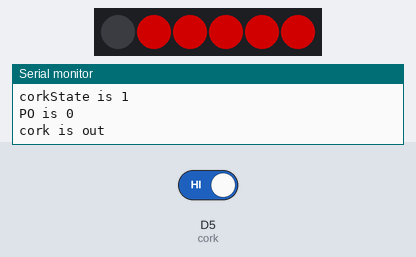
Simulated run of this sketch. Board: Particle Photon. Shown: 6 RGB LEDs in strip order, left to right, the last lines printed to the serial monitor. Inputs (shaded band) come from the test bench; at power-on: D5 (cork) HIGH. Dim RGB values are drawn brighter than linear.

Above: at 18.0 s.
18.1 s: D5 (cork) driven LOW
At 21.2 s:
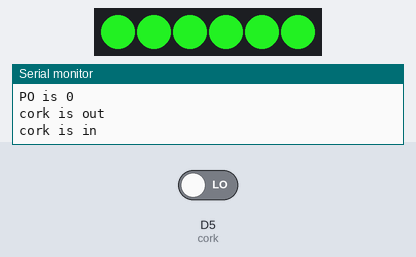
28.1 s: D5 (cork) driven HIGH
At 41.3 s:
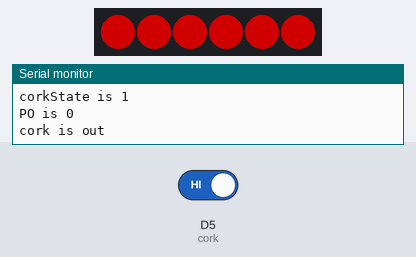
Timing chart, 0 to 42.8 s (numbered marks = the images above; inputs shaded):
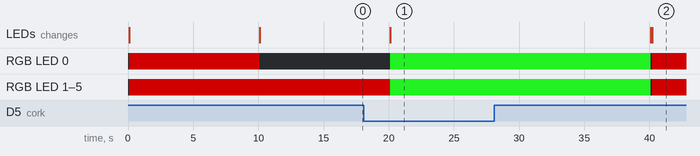

Measured:
- after the input at 18.1 s, the LEDs: change after 2.0 s (image 1)
- after the input at 28.1 s, the LEDs: first differ from a run without the input after 12.1 s (image 2)

The sketch:

rena_bottle.ino
```cpp
/*
 * This is a minimal example, see extra-examples.cpp for a version
 * with more explantory documentation, example routines, how to
 * hook up your pixels and all of the pixel types that are supported.
 *
 */

/* button code snippet from: https://github.com/bkvarda/shamebutton */

#include "application.h"
#include "neopixel/neopixel.h"

SYSTEM_MODE(AUTOMATIC);

// IMPORTANT: Set pixel COUNT, PIN and TYPE
#define PIXEL_PIN D2
#define PIXEL_COUNT 6
#define PIXEL_TYPE WS2812B

bool pixels_on = false;
bool finish_recording = false;
bool finish_playing = false;

Adafruit_NeoPixel strip = Adafruit_NeoPixel(PIXEL_COUNT, PIXEL_PIN, PIXEL_TYPE);
uint32_t red = strip.Color(122,0,0);
uint32_t green = strip.Color(30, 210, 30);
uint32_t off = strip.Color(0,0,0);

int corkState = 0;
//int pwrState = 1;

int cork = D5;
//int pwr = A5;

char corkString[40];
//char pwrString[40];

int Timer = 0;


void setup()
    {
      strip.begin();
      strip.show(); // Initialize all pixels to 'off'
      Serial.begin(9600);
      pinMode(cork, INPUT);
      //pinMode(pwr, OUTPUT);
      //digitalWrite(pwr, HIGH);
      Serial.println("finished setup");

    }

void loop() {

  /*if (corkState == HIGH && pixels_on){
      delay(100);
  }*/
  delay(100);
  corkState = digitalRead(cork); //get the state of the button
  Serial.print("corkState is ");
  Serial.println(corkState);
  Serial.print("PO is ");
  Serial.println(pixels_on);

    if (corkState == LOW && pixels_on) {
      // turn lights off
        Serial.println("cork is in");
        for  (int i=0; i<6; i++) {
            strip.setPixelColor(i,off);
        }
        strip.show();
        pixels_on = false;
    }


    if (corkState == HIGH && !pixels_on) {
        // display recording lights in red
        pixels_on = true;
        Serial.println("cork is out");
        for  (int i=0; i<6; i++) {
            strip.setPixelColor(i,red);


        }
        strip.show();

        for (int i=0; i<6; i++) {
            strip.setPixelColor(i,off);
            delay(10000);
            strip.show();
            corkState = digitalRead(cork);
            if (corkState == LOW) {
                //delay(1000);
                break;
            }
            Timer = Timer + 10000;
        }

        finish_recording = true;

    }

    if (corkState == LOW && finish_recording && !finish_playing) {

      // display playback lights green
        Serial.println("cork is in");
        for  (int i=0; i<6; i++) {
            strip.setPixelColor(i,green);
        }
        strip.show();
        pixels_on = true;
        delay(Timer + 10000);
        Timer = 0;
        finish_playing = true;
    }

    if (corkState == LOW && finish_playing) {
        for  (int i=0; i<6; i++) {
            strip.setPixelColor(i,off);
        }
        strip.show();
        pixels_on = false;
        finish_recording = false;
        finish_playing = false;
    }

}
```
